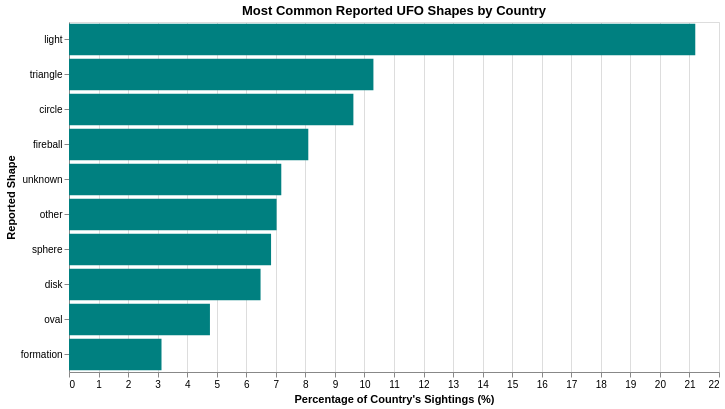

Here is the Vega-Lite specification saved for this chart:
### Vega-Lite specification from a JSON file in a GitHub repository (floating-point values rounded to 4 significant figures)
{"config": {"view": {"continuousWidth": 300, "continuousHeight": 300}}, "data": {"name": "data-f406a58cdccacb32144904c2e6bf9f12"}, "mark": {"type": "bar", "color": "teal"}, "encoding": {"tooltip": [{"field": "shape", "title": "Shape", "type": "nominal"}, {"field": "sightings", "title": "Sightings", "type": "quantitative"}, {"field": "percentage", "format": ".2f", "title": "Percentage", "type": "quantitative"}], "x": {"field": "percentage", "title": "Percentage of Country's Sightings (%)", "type": "quantitative"}, "y": {"field": "shape", "sort": "-x", "title": "Reported Shape", "type": "nominal"}}, "height": 350, "params": [{"name": "param_2c09b518cb699df4", "select": {"type": "point", "fields": ["country"]}, "bind": {"input": "select", "options": ["US", "CA", "GB", "AU", "DE"], "name": "Select Country: "}, "value": "US"}], "title": "Most Common Reported UFO Shapes by Country", "transform": [{"filter": {"param": "param_2c09b518cb699df4"}}], "width": 650, "$schema": "https://vega.github.io/schema/vega-lite/v6.4.1.json", "datasets": {"data-f406a58cdccacb32144904c2e6bf9f12": [{"country": "AU", "shape": "circle", "sightings": 62, "total": 527, "percentage": 11.76}, {"country": "AU", "shape": "disk", "sightings": 50, "total": 527, "percentage": 9.488}, {"country": "AU", "shape": "fireball", "sightings": 34, "total": 527, "percentage": 6.452}, {"country": "AU", "shape": "formation", "sightings": 20, "total": 527, "percentage": 3.795}, {"country": "AU", "shape": "light", "sightings": 119, "total": 527, "percentage": 22.58}, {"country": "AU", "shape": "other", "sightings": 40, "total": 527, "percentage": 7.59}, {"country": "AU", "shape": "oval", "sightings": 30, "total": 527, "percentage": 5.693}, {"country": "AU", "shape": "sphere", "sightings": 15, "total": 527, "percentage": 2.846}, {"country": "AU", "shape": "triangle", "sightings": 43, "total": 527, "percentage": 8.159}, {"country": "AU", "shape": "unknown", "sightings": 25, "total": 527, "percentage": 4.744}, {"country": "CA", "shape": "circle", "sightings": 284, "total": 2955, "percentage": 9.611}, {"country": "CA", "shape": "disk", "sightings": 198, "total": 2955, "percentage": 6.701}, {"country": "CA", "shape": "fireball", "sightings": 218, "total": 2955, "percentage": 7.377}, {"country": "CA", "shape": "formation", "sightings": 98, "total": 2955, "percentage": 3.316}, {"country": "CA", "shape": "light", "sightings": 655, "total": 2955, "percentage": 22.17}, {"country": "CA", "shape": "other", "sightings": 241, "total": 2955, "percentage": 8.156}, {"country": "CA", "shape": "oval", "sightings": 130, "total": 2955, "percentage": 4.399}, {"country": "CA", "shape": "sphere", "sightings": 205, "total": 2955, "percentage": 6.937}, {"country": "CA", "shape": "triangle", "sightings": 268, "total": 2955, "percentage": 9.069}, {"country": "CA", "shape": "unknown", "sightings": 207, "total": 2955, "percentage": 7.005}, {"country": "DE", "shape": "circle", "sightings": 10, "total": 103, "percentage": 9.709}, {"country": "DE", "shape": "disk", "sightings": 6, "total": 103, "percentage": 5.825}, {"country": "DE", "shape": "fireball", "sightings": 9, "total": 103, "percentage": 8.738}, {"country": "DE", "shape": "formation", "sightings": 3, "total": 103, "percentage": 2.913}, {"country": "DE", "shape": "light", "sightings": 20, "total": 103, "percentage": 19.42}, {"country": "DE", "shape": "other", "sightings": 9, "total": 103, "percentage": 8.738}, {"country": "DE", "shape": "oval", "sightings": 7, "total": 103, "percentage": 6.796}, {"country": "DE", "shape": "sphere", "sightings": 7, "total": 103, "percentage": 6.796}, {"country": "DE", "shape": "triangle", "sightings": 9, "total": 103, "percentage": 8.738}, {"country": "DE", "shape": "unknown", "sightings": 8, "total": 103, "percentage": 7.767}, {"country": "GB", "shape": "circle", "sightings": 243, "total": 1855, "percentage": 13.1}, {"country": "GB", "shape": "disk", "sightings": 102, "total": 1855, "percentage": 5.499}, {"country": "GB", "shape": "fireball", "sightings": 117, "total": 1855, "percentage": 6.307}, {"country": "GB", "shape": "formation", "sightings": 60, "total": 1855, "percentage": 3.235}, {"country": "GB", "shape": "light", "sightings": 361, "total": 1855, "percentage": 19.46}, {"country": "GB", "shape": "other", "sightings": 133, "total": 1855, "percentage": 7.17}, {"country": "GB", "shape": "oval", "sightings": 86, "total": 1855, "percentage": 4.636}, {"country": "GB", "shape": "sphere", "sightings": 158, "total": 1855, "percentage": 8.518}, {"country": "GB", "shape": "triangle", "sightings": 169, "total": 1855, "percentage": 9.111}, {"country": "GB", "shape": "unknown", "sightings": 92, "total": 1855, "percentage": 4.96}, {"country": "US", "shape": "circle", "sightings": 6118, "total": 63561, "percentage": 9.625}, {"country": "US", "shape": "disk", "sightings": 4121, "total": 63561, "percentage": 6.484}, {"country": "US", "shape": "fireball", "sightings": 5148, "total": 63561, "percentage": 8.099}, {"country": "US", "shape": "formation", "sightings": 1990, "total": 63561, "percentage": 3.131}, {"country": "US", "shape": "light", "sightings": 13473, "total": 63561, "percentage": 21.2}, {"country": "US", "shape": "other", "sightings": 4466, "total": 63561, "percentage": 7.026}, {"country": "US", "shape": "oval", "sightings": 3032, "total": 63561, "percentage": 4.77}, {"country": "US", "shape": "sphere", "sightings": 4347, "total": 63561, "percentage": 6.839}, {"country": "US", "shape": "triangle", "sightings": 6549, "total": 63561, "percentage": 10.3}, {"country": "US", "shape": "unknown", "sightings": 4567, "total": 63561, "percentage": 7.185}]}}
